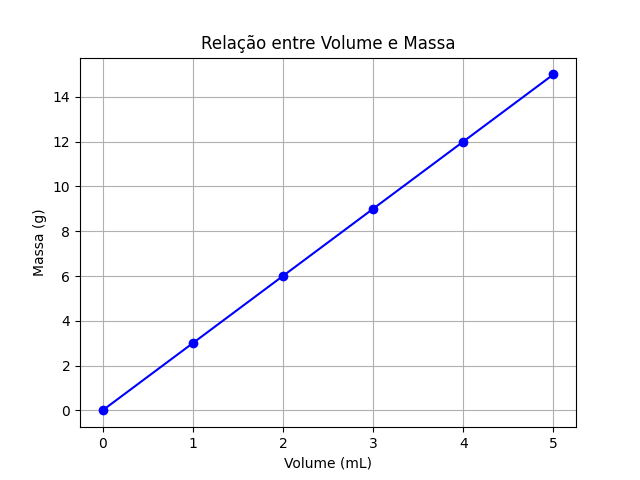

This chart was generated by the following Python code:
import matplotlib.pyplot as plt

# Dados
x = [0, 1.0, 2.0, 3.0, 4.0, 5.0]  # Volume
y = [0, 3.0, 6.0, 9.0, 12.0, 15.0]  # Massa

# Criar o gráfico
plt.plot(x, y, marker='o', linestyle='-', color='b')  # Linha com pontos
plt.xlabel('Volume (mL)')
plt.ylabel('Massa (g)')
plt.title('Relação entre Volume e Massa')
plt.grid(True)

# Salvar o gráfico como PNG
plt.savefig('grafico1.png')

# Exibir o gráfico (opcional)
plt.show()
